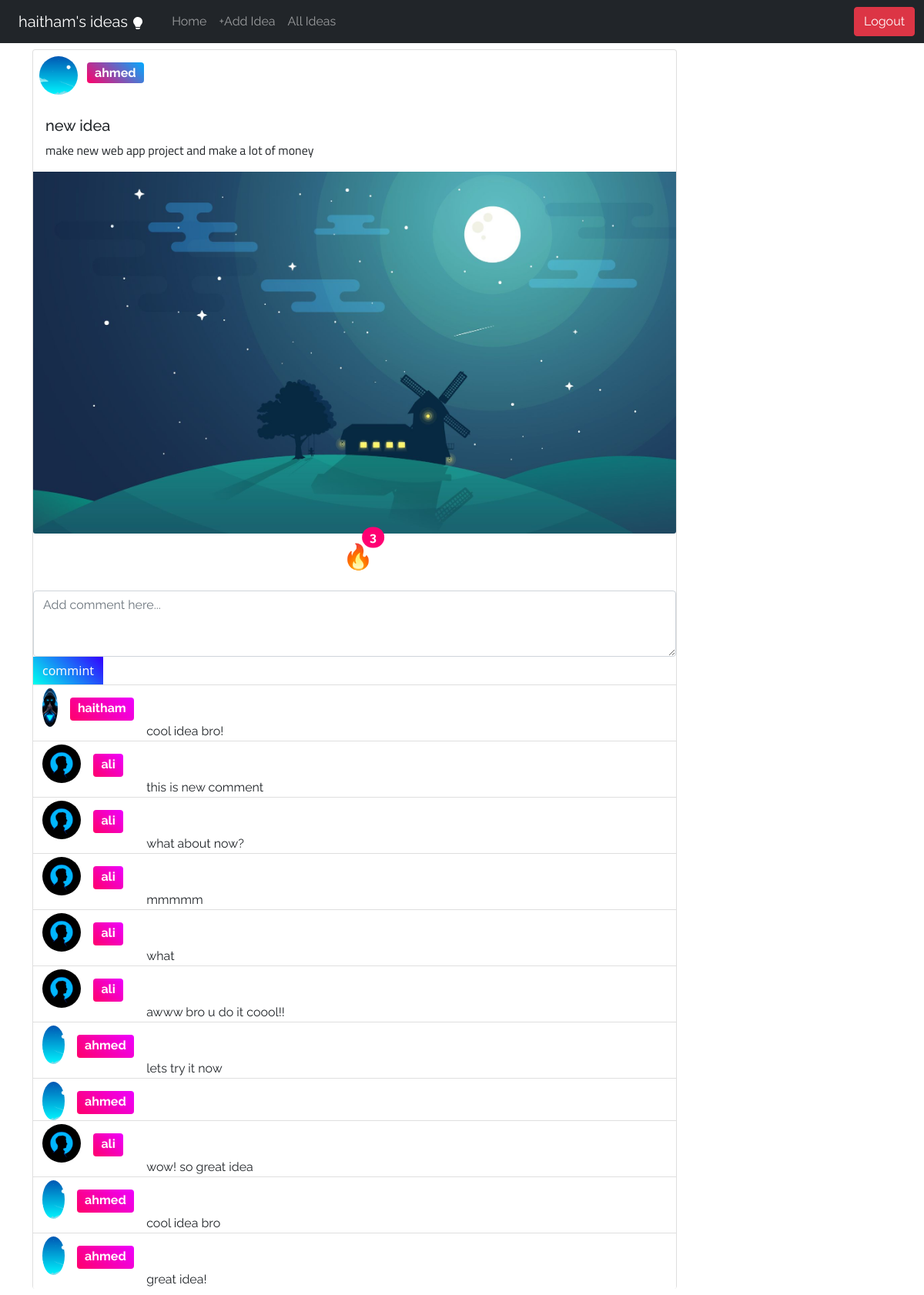
The page /idea/1 (signed in) on the database its author committed.
### tables this page shows
CREATE TABLE users(
        username varchar(30) not null,
        email varchar(30) not null,
        pwd varchar(60) not null,
        title varchar(30) not null,
        bio text not null,
        img varchar(60)
    );

CREATE TABLE posts(
        user_id integer not null,
        title varchar(30) not null,
        content text not null,
        image varchar(60) not null
    , likes_number INT NOT NULL DEFAULT 0);

CREATE TABLE comments(
        content text not null,
        post_id integer not null,
        user_id integer not null
    );

### run.py (the view)
@app.route("/idea/<int:post_id>")
def idea(post_id):
    if session.get("user"):
        id_ = session.get("user")[0]
        post = posts_db.get_by_id(post_id)
        post_comments = comments.get_by_id(post_id)
        likes_number = likes.count_likes(post_id)
        if likes.get_by(post_id, id_) == []:
            liked  = False
        else:
            liked = True
        return render_template("idea.html", username=session.get("user")[1].capitalize(), post=post, title=session.get("user")[2].capitalize(), bio=session.get("user")[3], img=session.get("user")[4], post_comments=post_comments, likes_number=likes_number,liked=liked)
    return render_template("login.html")

### comments.py (called while the page is built)
def get_by_id(post_id):
    conn = sqlite3.connect("data.db")
    cur = conn.cursor()
    cur.execute(
        "select comments.rowid,comments.*,users.username,users.img from comments join users on users.rowid = comments.user_id where comments.post_id=? order by comments.rowid desc", (post_id,))
    conn.commit()
    data = cur.fetchall()
    conn.close()
    return data

### likes.py (called while the page is built)
def count_likes(post_id):
    conn = sqlite3.connect("data.db")
    cur = conn.cursor()
    cur.execute("select count(post_id) from likes where post_id = ?", (post_id,))
    conn.commit()
    data = cur.fetchone()
    conn.close()
    return data[0]

def get_by(post_id,user_id):
    conn = sqlite3.connect("data.db")
    cur = conn.cursor()
    cur.execute(
        "select * from likes where post_id=? and user_id = ?", (post_id,user_id))
    conn.commit()
    data = cur.fetchall()
    conn.close()
    return data

### posts_db.py (called while the page is built)
def get_by_id(post_id):
    conn = sqlite3.connect("data.db")
    cur = conn.cursor()
    cur.execute(
        "select users.rowid,users.username,users.img,posts.rowid,posts.title,posts.content,posts.image,posts.likes_number from users join posts on users.rowid = posts.user_id where posts.rowid=?", (post_id,))
    conn.commit()
    data = cur.fetchone()
    conn.close()
    return data

### templates/idea.html (shortened to what this page needs)
{%extends 'base.html'%}
{%block content%}
<div class="container">
    <div class="my-2 ">
        <div class="card  w-75 border-bottom-0">
            <a href="">
                <div class="container-fluid ">
                    <div class="row pb-1">
                        <div class="col-1 m-0 p-0 ">
                            <div class="imgy commenty p-0 m-2" style="background-image: url({{url_for('static',filename=post[2])}});"></div>
                        </div>
                        <div class="col m-0 p-0 ">
                            <h5 style="background: linear-gradient(45deg, rgb(255, 0, 106), rgb(0, 170, 255));"
                                class="font-1 fs-6 card-title badge mt-3 ">{{post[1]}}</h5>
                        </div>
                    </div>
                </div>
            </a>
            <div class="card-body">
                <h5 class="card-title font-1">{{post[4]}}</h5>
                <p class="card-text font-2">{{post[5]}}</p>
            </div>
            <img src="{{url_for('static',filename=post[6])}}" class="card-img-bottom" alt="...">
            <div class="container text-center m-1">
                <button id="like_btn" class="btn p-0 fs-2 position-relative">
                    🔥
                    <span id="likes_number"
                    {%if liked%}
                        style="background-color: rgb(255, 0, 115);"
                    {%else%}
                        style="background-color: black;"
                    {%endif%}
                        class="position-absolute font-1 top-0 start-75 translate-middle badge rounded-pill fs-6">
                        {{likes_number}}
                    </span>
                </button>
            </div>
                <div class="mt-3">
                    <textarea class="form-control font-1" id="comment" rows="3" name="comment" placeholder="Add comment here..."></textarea>
                </div>
                <div class="container-fluid p-0">
                     <button style="background: linear-gradient(45deg, rgb(0, 255, 238), rgb(51, 0, 255));" class="btn rounded-0 text-light border-0" id="add_comment">commint</button>
                </div>
            {%if post_comments%}
            <ul id="list_of_comments" class="list-group list-group-flush">
                {%for comment in post_comments%}
                    <li class="list-group-item m-0 p-0">
                        <div class="container">
                            <div class="row m-0 p-0">
                                <div class="col-2 m-0 p-0">
                                    <a  href="" style="
                                    text-decoration: none;" class="d-flex">
                                        <div class="imgy commenty p-0 mt-1" style="background-image: url({{url_for('static',filename=comment[5])}});"></div>
                                        <h5 style="background: linear-gradient(45deg, rgb(255, 0, 106), rgb(238, 0, 255));" class="font-1 fs-6 badge mx-3 mt-3 ">{{comment[4]}}
                                        </h5>
                                    </a>
                                </div>
                                <div class="col m-0 p-0 pt-5 font-1">
                                    {{comment[1]}}
                                </div>
                            </div>
                        </div>
                    </li>
                {%endfor%}
                </ul>
            {%endif%}
        </div>
    </div>
</div>
{%endblock%}

### templates/base.html (shortened to what this page needs)
<!DOCTYPE html>
<html lang="en">
<head>
    <link href="https://cdn.jsdelivr.net/npm/bootstrap@5.1.1/dist/css/bootstrap.min.css" rel="stylesheet"
>
    <link rel="stylesheet" href="{{url_for('static',filename='css/style.css')}}">
</head>
<body>
<nav class="navbar navbar-expand-lg navbar-dark bg-dark">
    <div class="container-fluid">
        {%if session['user']%}
        <a id="the_brand" class="font-1 navbar-brand btn btn-outline-warning border-0" href="{{url_for('ideas')}}">{{session['user'][1]}}'s ideas
        </a>
        {%endif%}
        <div class="collapse navbar-collapse" id="navbarSupportedContent">
            <ul class="navbar-nav me-auto mb-2 mb-lg-0">
                <li class="nav-item">
                    {%if session['user']%}
                    <li class="nav-item">
                    <a class="nav-link  font-1" aria-current="page"  href="{{url_for('profile')}}" id="home2">Home</a>
                    </li>
                    <li class="nav-item">
                    <a class="nav-link  font-1" id="add_idea" aria-current="page" href="{{url_for('post')}}">+Add Idea</a>
                    </li>
                    <li class="nav-item">
                        <a class="nav-link  font-1" id="all_ideas" aria-current="page" href="{{url_for('all_ideas')}}">All Ideas</a>
                    </li>
                    {%else%}
                    <li class="nav-item">
                        <a class="nav-link  font-1" aria-current="page" href="{{url_for('home')}}">
                        Home
                    </a>
                    </li>
                    {%endif%}
                </li>
            </ul>
            <form class="d-flex">
                {%if session['user']%}
                <a class="btn btn-danger font-1" aria-current="page" href="{{url_for('logout')}}">Logout</a>
                {%else%}
                <a class="btn btn-info mx-2 font-1" aria-current="page" href="{{url_for('login')}}">Login</a>
                <a class="btn btn-outline-info mx-2 font-1" aria-current="page" href="{{url_for('signup')}}">Sign up</a>
                {%endif%}
            </form>
        </div>
    </div>
</nav>
    {%block content%}{%endblock%}
</body>
</html>

### static/css/style.css (style rules this page uses)
* { margin: 0; padding: 0; }
.font-1 { font-family: 'Raleway', sans-serif; }
.font-2 { font-family: 'Titillium Web', sans-serif; }
.imgy { background-size:cover; background-position: center; border-radius: 50%; }
.commenty { width: 50px; height: 50px; }

### rows shown on the page
users: username "haitham"
users: img (picture), username "ahmed"
posts: title "new idea", content "make new web app project and make a lot of money", image (picture)
comments: img (picture), username "haitham", content "cool idea bro!"
comments: img (picture), username "ali", content "this is new comment"
comments: img (picture), username "ali", content "what about now?"
comments: img (picture), username "ali", content "mmmmm"
comments: img (picture), username "ali", content "what"
comments: img (picture), username "ali", content "awww bro u do it coool!!"
comments: img (picture), username "ahmed", content "lets try it now"
comments: img (picture), username "ahmed"
comments: img (picture), username "ali", content "wow! so great idea"
comments: img (picture), username "ahmed", content "cool idea bro"
comments: img (picture), username "ahmed", content "great idea!"

### other values the page prints
{{ likes_number }} "3"
